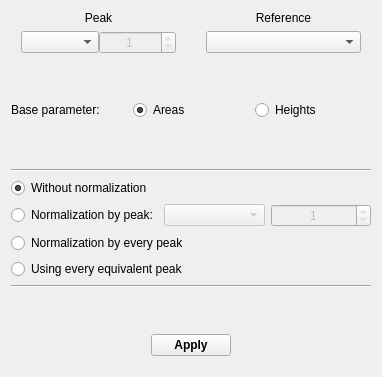
           <widget class="QWidget" name="p4">
            <property name="geometry">
             <rect>
              <x>0</x>
              <y>0</y>
              <width>382</width>
              <height>377</height>
             </rect>
            </property>
            <attribute name="label">
             <string>Calibration curve</string>
            </attribute>
            <layout class="QVBoxLayout" name="verticalLayout_9">
             <item>
              <layout class="QGridLayout" name="gridLayout_2">
               <property name="leftMargin">
                <number>10</number>
               </property>
               <property name="rightMargin">
                <number>10</number>
               </property>
               <property name="horizontalSpacing">
                <number>30</number>
               </property>
               <item row="0" column="0">
                <widget class="QLabel" name="p4lB1">
                 <property name="text">
                  <string>Peak</string>
                 </property>
                 <property name="alignment">
                  <set>Qt::AlignCenter</set>
                 </property>
                </widget>
               </item>
               <item row="0" column="1">
                <widget class="QLabel" name="p4lB2">
                 <property name="text">
                  <string>Reference</string>
                 </property>
                 <property name="alignment">
                  <set>Qt::AlignCenter</set>
                 </property>
                </widget>
               </item>
               <item row="1" column="0">
                <layout class="QHBoxLayout" name="horizontalLayout_8">
                 <item>
                  <widget class="QComboBox" name="p4cB1"/>
                 </item>
                 <item>
                  <widget class="QSpinBox" name="p4sB1">
                   <property name="enabled">
                    <bool>false</bool>
                   </property>
                   <property name="alignment">
                    <set>Qt::AlignCenter</set>
                   </property>
                   <property name="minimum">
                    <number>1</number>
                   </property>
                   <property name="maximum">
                    <number>1</number>
                   </property>
                  </widget>
                 </item>
                </layout>
               </item>
               <item row="1" column="1">
                <widget class="QComboBox" name="p4cB2"/>
               </item>
              </layout>
             </item>
             <item>
              <spacer name="verticalSpacer_4">
               <property name="orientation">
                <enum>Qt::Vertical</enum>
               </property>
               <property name="sizeType">
                <enum>QSizePolicy::Preferred</enum>
               </property>
               <property name="sizeHint" stdset="0">
                <size>
                 <width>20</width>
                 <height>40</height>
                </size>
               </property>
              </spacer>
             </item>
             <item>
              <layout class="QHBoxLayout" name="horizontalLayout_6">
               <item>
                <widget class="QLabel" name="p4lB3">
                 <property name="text">
                  <string>Base parameter:</string>
                 </property>
                </widget>
               </item>
               <item>
                <widget class="QRadioButton" name="p4rB1">
                 <property name="text">
                  <string>Areas</string>
                 </property>
                 <property name="checkable">
                  <bool>true</bool>
                 </property>
                 <property name="checked">
                  <bool>true</bool>
                 </property>
                 <attribute name="buttonGroup">
                  <string notr="true">p4bG1</string>
                 </attribute>
                </widget>
               </item>
               <item>
                <widget class="QRadioButton" name="p4rB2">
                 <property name="text">
                  <string>Heights</string>
                 </property>
                 <attribute name="buttonGroup">
                  <string notr="true">p4bG1</string>
                 </attribute>
                </widget>
               </item>
              </layout>
             </item>
             <item>
              <spacer name="verticalSpacer_9">
               <property name="orientation">
                <enum>Qt::Vertical</enum>
               </property>
               <property name="sizeType">
                <enum>QSizePolicy::Expanding</enum>
               </property>
               <property name="sizeHint" stdset="0">
                <size>
                 <width>17</width>
                 <height>34</height>
                </size>
               </property>
              </spacer>
             </item>
             <item>
              <widget class="Line" name="p4l1">
               <property name="orientation">
                <enum>Qt::Horizontal</enum>
               </property>
              </widget>
             </item>
             <item>
              <widget class="QRadioButton" name="p4rB3">
               <property name="text">
                <string>Without normalization</string>
               </property>
               <property name="checked">
                <bool>true</bool>
               </property>
               <attribute name="buttonGroup">
                <string notr="true">p4bG2</string>
               </attribute>
              </widget>
             </item>
             <item>
              <layout class="QHBoxLayout" name="horizontalLayout_5">
               <item>
                <widget class="QRadioButton" name="p4rB4">
                 <property name="text">
                  <string>Normalization by peak:</string>
                 </property>
                 <attribute name="buttonGroup">
                  <string notr="true">p4bG2</string>
                 </attribute>
                </widget>
               </item>
               <item>
                <widget class="QComboBox" name="p4cB3">
                 <property name="enabled">
                  <bool>false</bool>
                 </property>
                </widget>
               </item>
               <item>
                <widget class="QSpinBox" name="p4sB2">
                 <property name="enabled">
                  <bool>false</bool>
                 </property>
                 <property name="alignment">
                  <set>Qt::AlignCenter</set>
                 </property>
                 <property name="minimum">
                  <number>1</number>
                 </property>
                 <property name="maximum">
                  <number>1</number>
                 </property>
                </widget>
               </item>
              </layout>
             </item>
             <item>
              <widget class="QRadioButton" name="p4rB5">
               <property name="text">
                <string>Normalization by every peak</string>
               </property>
               <attribute name="buttonGroup">
                <string notr="true">p4bG2</string>
               </attribute>
              </widget>
             </item>
             <item>
              <widget class="QRadioButton" name="p4rB6">
               <property name="text">
                <string>Using every equivalent peak</string>
               </property>
               <attribute name="buttonGroup">
                <string notr="true">p4bG2</string>
               </attribute>
              </widget>
             </item>
             <item>
              <widget class="Line" name="p4l2">
               <property name="orientation">
                <enum>Qt::Horizontal</enum>
               </property>
              </widget>
             </item>
             <item>
              <spacer name="verticalSpacer_8">
               <property name="orientation">
                <enum>Qt::Vertical</enum>
               </property>
               <property name="sizeType">
                <enum>QSizePolicy::Preferred</enum>
               </property>
               <property name="sizeHint" stdset="0">
                <size>
                 <width>20</width>
                 <height>40</height>
                </size>
               </property>
              </spacer>
             </item>
             <item>
              <layout class="QHBoxLayout" name="horizontalLayout_7">
               <item>
                <spacer name="horizontalSpacer_3">
                 <property name="orientation">
                  <enum>Qt::Horizontal</enum>
                 </property>
                 <property name="sizeHint" stdset="0">
                  <size>
                   <width>40</width>
                   <height>20</height>
                  </size>
                 </property>
                </spacer>
               </item>
               <item>
                <widget class="QPushButton" name="p4pB1">
                 <property name="font">
                  <font>
                   <bold>true</bold>
                  </font>
                 </property>
                 <property name="text">
                  <string>Apply</string>
                 </property>
                </widget>
               </item>
               <item>
                <spacer name="horizontalSpacer_4">
                 <property name="orientation">
                  <enum>Qt::Horizontal</enum>
                 </property>
                 <property name="sizeHint" stdset="0">
                  <size>
                   <width>40</width>
                   <height>20</height>
                  </size>
                 </property>
                </spacer>
               </item>
              </layout>
             </item>
             <item>
              <spacer name="verticalSpacer_10">
               <property name="orientation">
                <enum>Qt::Vertical</enum>
               </property>
               <property name="sizeType">
                <enum>QSizePolicy::Fixed</enum>
               </property>
               <property name="sizeHint" stdset="0">
                <size>
                 <width>20</width>
                 <height>10</height>
                </size>
               </property>
              </spacer>
             </item>
            </layout>
           </widget>
